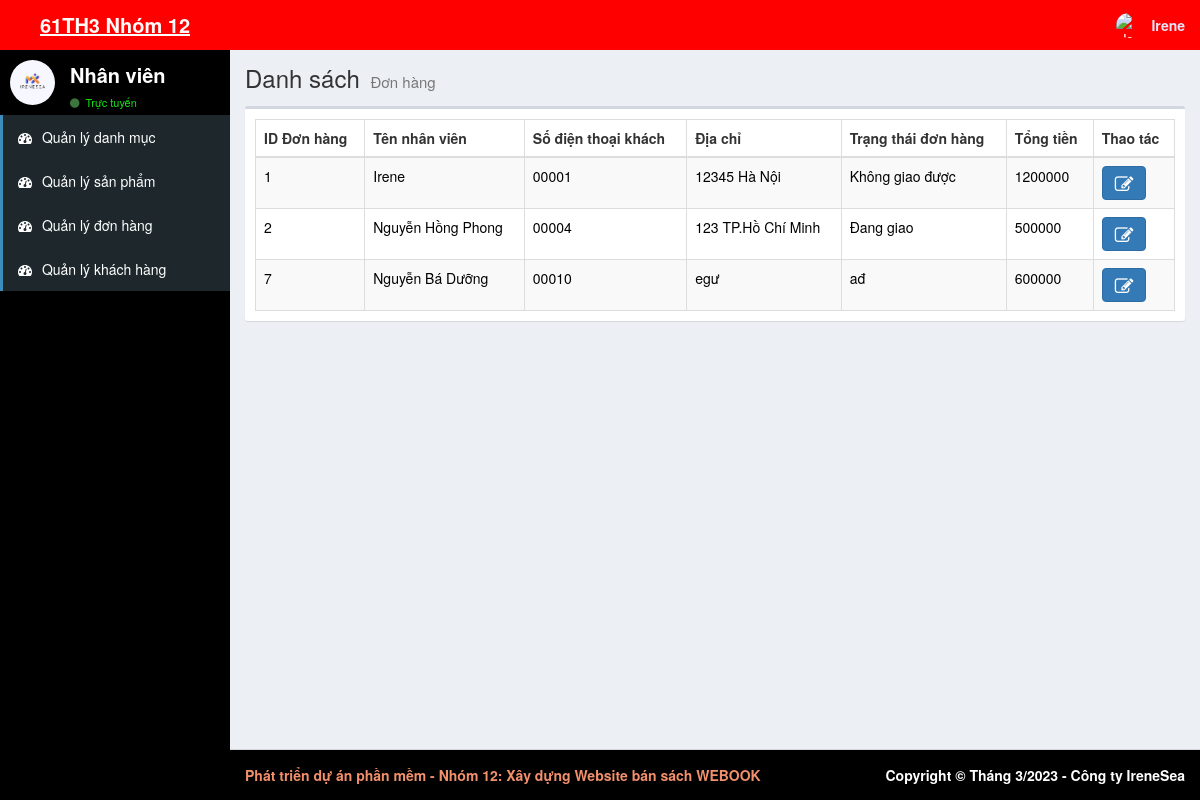
The page /admin/nhanvien/qlydonhang.php (signed in) on the database its author committed.
### tables this page shows
CREATE TABLE `donhang` (
  `ID_Donhang` int(11) NOT NULL,
  `ID_Nhanvien` int(10) NOT NULL,
  `Sdtkhach` varchar(10) NOT NULL,
  `Ngaymua` date NOT NULL,
  `Diachi` varchar(200) NOT NULL,
  `Tongtien` int(100) NOT NULL,
  `Trangthaidonhang` varchar(100) NOT NULL
);

CREATE TABLE `nhanvienbanhang` (
  `ID_Nhanvienbanhang` int(10) NOT NULL,
  `Tennhanvien` varchar(100) NOT NULL,
  `Sdt` varchar(10) NOT NULL,
  `Diachi` varchar(100) NOT NULL,
  `Tendangnhap` varchar(100) NOT NULL,
  `Matkhau` varchar(100) NOT NULL
);

### admin/nhanvien/qlydonhang.php (the view, shortened to what this page needs)
<?php
 include "head.php";
?>
<body class="hold-transition skin-blue sidebar-mini">
    <div class="wrapper">
    <?php
 include "Header.php";
?>
    <?php
 include "aside.php";
?>
      <div class="content-wrapper">
      <section class="content-header">
          <h1>
            Danh sách
            <small>Đơn hàng</small>
          </h1>
        </section>
        <section class="content">
          <div class="row">
            <div class="col-xs-12">
              <div class="box">
                <div class="box-body">
                  <table id="example1" class="table table-bordered table-striped">
                    <thead>
                      <tr>
                        <th>ID Đơn hàng</th>
                        <th>Tên nhân viên</th>
                        <th>Số điện thoại khách</th>
                        <th>Địa chỉ</th>
                        <th>Trạng thái đơn hàng</th>
                        <th>Tổng tiền</th>
                        <th>Thao tác</th>
                      </tr>
                    </thead>
                    <tbody>
                    <?php
                         require '../../inc/config.php';
                         $sql="SELECT s.ID_Donhang,n.Tennhanvien,s.Sdtkhach,s.Tongtien,s.Trangthaidonhang,s.Diachi,s.Tongtien
                         from donhang s
                         INNER JOIN nhanvienbanhang n on s.ID_Nhanvien = n.ID_Nhanvienbanhang ORDER BY s.ID_Donhang asc  ";
                         $result = $conn->query($sql);
                         if ($result->num_rows > 0) {
                          while($row = $result->fetch_assoc()) {
                      ?>
                        <tr>
                        <td ><a href ="xemchitietdonhang.php?id=<?php echo $row["ID_Donhang"]?>" style="color:black"><?php echo $row["ID_Donhang"] ?></a></td>
                        <td ><a href ="xemchitietdonhang.php?id=<?php echo $row["ID_Donhang"]?>" style="color:black"><?php echo $row["Tennhanvien"] ?></a></td>
                        <td ><a href ="xemchitietdonhang.php?id=<?php echo $row["ID_Donhang"]?>" style="color:black"><?php echo $row["Sdtkhach"] ?></a></td>
                        <td ><a href ="xemchitietdonhang.php?id=<?php echo $row["ID_Donhang"]?>" style="color:black"><?php echo $row["Diachi"] ?></a></td>
                        <td ><a href ="xemchitietdonhang.php?id=<?php echo $row["ID_Donhang"]?>" style="color:black"><?php echo $row["Trangthaidonhang"] ?></a></td>
                        <td ><a href ="xemchitietdonhang.php?id=<?php echo $row["ID_Donhang"]?>" style="color:black"><?php echo $row["Tongtien"] ?></a></td>
                        <td>
                          <a class="btn btn-primary" href="suadonhang.php?id=<?php echo $row["ID_Donhang"] ?>">
                            <i class="fa fa-edit fa-lg" title="Chỉnh sửa"></i>
                            </a>
                        </td>
                        </tr>
                        <?php
                          }
                        }
                         ?>
                    </tbody>
                  </table>
                </div>
              </div>
            </div>
          </div>
        </section>
      </div>
      <?php
      include "footer.php";
     ?>
    </div>
  </body>
</html>

### rows shown on the page
donhang: ID_Donhang "1", ID_Nhanvien.Tennhanvien "Irene", Sdtkhach "00001", Diachi "12345 Hà Nội", Trangthaidonhang "Không giao được", Tongtien "1200000"
donhang: ID_Donhang "2", ID_Nhanvien.Tennhanvien "Nguyễn Hồng Phong", Sdtkhach "00004", Diachi "123 TP.Hồ Chí Minh", Trangthaidonhang "Đang giao", Tongtien "500000"
donhang: ID_Donhang "7", ID_Nhanvien.Tennhanvien "Nguyễn Bá Dưỡng", Sdtkhach "00010", Diachi "egư", Trangthaidonhang "ađ", Tongtien "600000"

### other values the page prints
$_SESSION['Tendangnhap'] "Irene"
